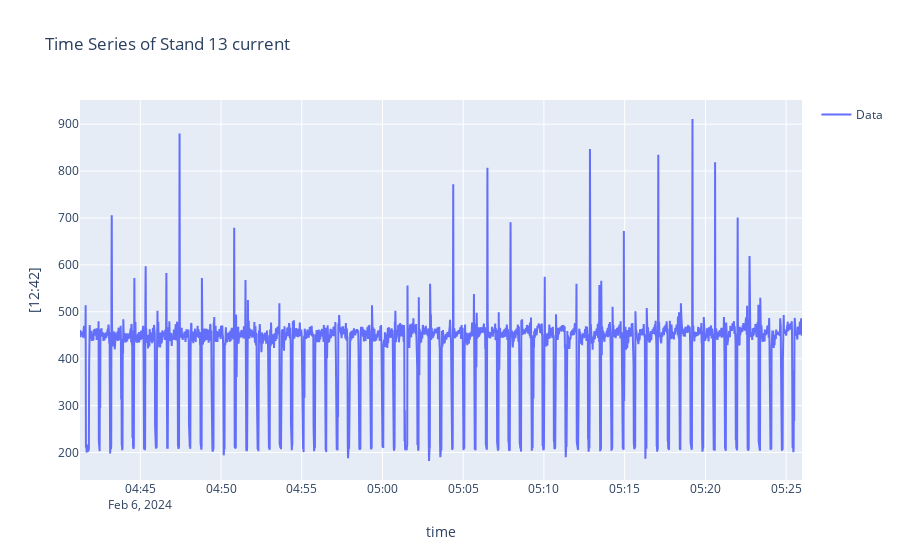

The notebook cell this image was saved under:
### Markdown cell above
### Stand 16 current

### Code cell
# Sensor in consideration
col = '[12:42]'

# Data visualization
fig = go.Figure()

fig.add_trace(go.Scatter(x=df[col].index,
                         y=df[col],
                         mode='lines',
                         name="Data"))
fig.update_layout(
    title=f'Time Series of Stand 13 current',
    xaxis_title='time',
    yaxis_title='[12:42]',
    showlegend=True
)

fig.show()

### Figure 1 — Plotly figure (JSON) as saved in the notebook; plotly's stock layout.template omitted (floating-point values rounded to 4 significant figures; data arrays with more than 128 entries replaced by an {"elided": "..."} marker saying what was removed)
{"data": [{"mode": "lines", "name": "Data", "type": "scatter", "x": {"elided": "2684 str values"}, "y": {"elided": "2684 int values"}}], "layout": {"showlegend": true, "title": {"text": "Time Series of Stand 13 current"}, "xaxis": {"title": {"text": "time"}}, "yaxis": {"title": {"text": "[12:42]"}}}}
